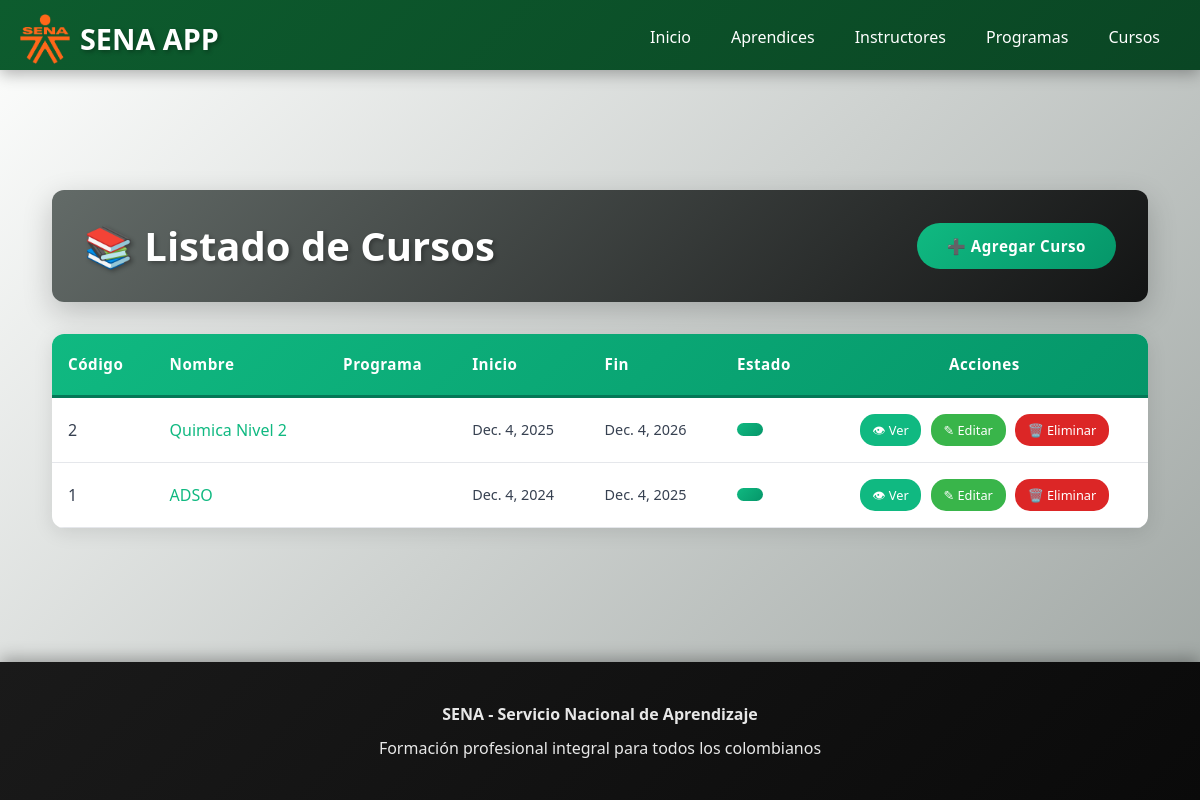
Screenshot of /cursos/ with the database file from the repository.
### cursos/models.py (models this page shows, shortened)
class Curso(models.Model):
    ESTADO_CHOICES = [
        ('PRO', 'Programado'),
        ('INI', 'Iniciado'),
        ('EJE', 'En Ejecución'),
        ('FIN', 'Finalizado'),
        ('CAN', 'Cancelado'),
        ('SUS', 'Suspendido'),
    ]
    codigo = models.CharField(max_length=30,unique=True,verbose_name="Código del Curso")
    nombre = models.CharField(max_length=200, verbose_name="Nombre del Curso")
    programa = models.ForeignKey('programas.Programa', on_delete=models.CASCADE, verbose_name="Programa de Formación")
    instructor_coordinador = models.ForeignKey('instructores.Instructor', on_delete=models.CASCADE, related_name='cursos_coordinados', verbose_name="Instructor Coordinador")
    instructores = models.ManyToManyField('instructores.Instructor', through='InstructorCurso', related_name='cursos_impartidos', verbose_name="Instructores")
    aprendices = models.ManyToManyField('aprendices.Aprendiz', through='AprendizCurso', related_name='cursos', verbose_name="Aprendices")
    fecha_inicio = models.DateField(verbose_name="Fecha de Inicio")
    fecha_fin = models.DateField(verbose_name="Fecha de Finalización")
    horario = models.CharField(max_length=100, verbose_name="Horario")
    aula = models.CharField(max_length=50, verbose_name="Aula/Ambiente")
    cupos_maximos = models.PositiveIntegerField(verbose_name="Cupos Máximos")
    estado = models.CharField(max_length=3, choices=ESTADO_CHOICES, default='PRO', verbose_name="Estado del Curso")
    observaciones = models.TextField(blank=True, null=True, verbose_name="Observaciones")
    fecha_registro = models.DateTimeField(auto_now_add=True, verbose_name="Fecha de Registro")
    class Meta:
        verbose_name = "Curso"
        verbose_name_plural = "Cursos"
        ordering = ['-fecha_inicio']

### cursos/views.py (the view)
# urls.py: path('cursos/', include('cursos.urls')),
def cursos(request):
    data = Curso.objects.all().values()
    context = {
        'cursos': data,
    }
    return render(request, 'lista_cursos.html', context)

### cursos/templates/lista_cursos.html (shortened to what this page needs)
{% extends "master.html" %}
{% block page_content %}
<div style="padding: 2rem; max-width: 1400px; margin: 0 auto;">
    <div style="background: linear-gradient(135deg, #636b68ff 0%, #131414ff 100%); padding: 2rem; border-radius: 12px; margin-bottom: 2rem; box-shadow: 0 10px 30px rgba(0,0,0,0.2); display: flex; justify-content: space-between; align-items: center;">
        <h1 style="color: white; margin: 0; font-size: 2.5rem; font-weight: 700; text-shadow: 2px 2px 4px rgba(0,0,0,0.3);">
            📚 Listado de Cursos
        </h1>
        <a href="{% url 'cursos:crear_curso' %}" style="padding: 12px 30px; background: linear-gradient(135deg, #10b981 0%, #059669 100%); color: white; text-decoration: none; border-radius: 25px; font-weight: 600; transition: all 0.3s ease; font-size: 0.95rem; letter-spacing: 0.5px;"
           onmouseover="this.style.transform='scale(1.05)'; this.style.boxShadow='0 10px 25px rgba(16, 185, 129, 0.3)'"
           onmouseout="this.style.transform='scale(1)'; this.style.boxShadow='none'">
            ➕ Agregar Curso
        </a>
    </div>
    <div style="background: white; border-radius: 12px; overflow: hidden; box-shadow: 0 4px 20px rgba(0,0,0,0.1);">
        <div style="overflow-x: auto;">
            <table style="width: 100%; border-collapse: collapse; font-family: 'Segoe UI', Tahoma, Geneva, Verdana, sans-serif;">
                <thead>
                    <tr style="background: linear-gradient(135deg, #10b981 0%, #059669 100%);">
                        <th style="padding: 1.2rem 1rem; text-align: left; color: white; font-weight: 600; font-size: 0.95rem; letter-spacing: 0.5px; border-bottom: 3px solid #047857;">Código</th>
                        <th style="padding: 1.2rem 1rem; text-align: left; color: white; font-weight: 600; font-size: 0.95rem; letter-spacing: 0.5px; border-bottom: 3px solid #047857;">Nombre</th>
                        <th style="padding: 1.2rem 1rem; text-align: left; color: white; font-weight: 600; font-size: 0.95rem; letter-spacing: 0.5px; border-bottom: 3px solid #047857;">Programa</th>
                        <th style="padding: 1.2rem 1rem; text-align: left; color: white; font-weight: 600; font-size: 0.95rem; letter-spacing: 0.5px; border-bottom: 3px solid #047857;">Inicio</th>
                        <th style="padding: 1.2rem 1rem; text-align: left; color: white; font-weight: 600; font-size: 0.95rem; letter-spacing: 0.5px; border-bottom: 3px solid #047857;">Fin</th>
                        <th style="padding: 1.2rem 1rem; text-align: left; color: white; font-weight: 600; font-size: 0.95rem; letter-spacing: 0.5px; border-bottom: 3px solid #047857;">Estado</th>
                        <th style="padding: 1.2rem 1rem; text-align: center; color: white; font-weight: 600; font-size: 0.95rem; letter-spacing: 0.5px; border-bottom: 3px solid #047857;">Acciones</th>
                    </tr>
                </thead>
                <tbody>
                    {% for curso in cursos %}
                    <tr style="transition: all 0.3s ease; border-bottom: 1px solid #e5e7eb;"
                        onmouseover="this.style.backgroundColor='#f3f4f6'; this.style.transform='scale(1.01)'"
                        onmouseout="this.style.backgroundColor='white'; this.style.transform='scale(1)'">
                        <td style="padding: 1rem; color: #374151; font-weight: 500;">{{ curso.codigo }}</td>
                        <td style="padding: 1rem;">
                            <a href="{% url 'cursos:detalle_curso' curso.id %}" style="color: #10b981; text-decoration: none; font-weight: 500; transition: all 0.3s ease;"
                               onmouseover="this.style.color='#059669'; this.style.textDecoration='underline'"
                               onmouseout="this.style.color='#10b981'; this.style.textDecoration='none'">
                                {{ curso.nombre }}
                            </a>
                        </td>
                        <td style="padding: 1rem; color: #374151;">{{ curso.programa }}</td>
                        <td style="padding: 1rem; color: #374151; font-size: 0.9rem;">{{ curso.fecha_inicio }}</td>
                        <td style="padding: 1rem; color: #374151; font-size: 0.9rem;">{{ curso.fecha_fin }}</td>
                        <td style="padding: 1rem;">
                            <span style="background: linear-gradient(135deg, #10b981 0%, #059669 100%); color: white; padding: 0.4rem 0.8rem; border-radius: 20px; font-size: 0.85rem; font-weight: 500; display: inline-block;">
                            </span>
                        </td>
                        <td style="padding: 1rem; text-align: center;">
                            <a href="{% url 'cursos:detalle_curso' curso.id %}" style="padding: 0.4rem 0.8rem; background: #10b981; color: white; text-decoration: none; border-radius: 15px; font-size: 0.8rem; font-weight: 500; display: inline-block; margin-right: 5px; transition: all 0.3s ease;"
                               onmouseover="this.style.backgroundColor='#059669'; this.style.transform='scale(1.1)'"
                               onmouseout="this.style.backgroundColor='#10b981'; this.style.transform='scale(1)'">
                                👁 Ver
                            </a>
                            <a href="{% url 'cursos:editar_curso' curso.id %}" style="padding: 0.4rem 0.8rem; background: #39b54a; color: white; text-decoration: none; border-radius: 15px; font-size: 0.8rem; font-weight: 500; display: inline-block; margin-right: 5px; transition: all 0.3s ease;"
                               onmouseover="this.style.backgroundColor='#2d8659'; this.style.transform='scale(1.1)'"
                               onmouseout="this.style.backgroundColor='#39b54a'; this.style.transform='scale(1)'">
                                ✎ Editar
                            </a>
                            <a href="{% url 'cursos:eliminar_curso' curso.id %}" style="padding: 0.4rem 0.8rem; background: #dc2626; color: white; text-decoration: none; border-radius: 15px; font-size: 0.8rem; font-weight: 500; display: inline-block; transition: all 0.3s ease;"
                               onmouseover="this.style.backgroundColor='#991b1b'; this.style.transform='scale(1.1)'"
                               onmouseout="this.style.backgroundColor='#dc2626'; this.style.transform='scale(1)'">
                                🗑️ Eliminar
                            </a>
                        </td>
                    </tr>
                    {% endfor %}
                </tbody>
            </table>
        </div>
    </div>
{% endblock %}

### aprendices/static/css/main.css (style rules this page uses)
* { margin: 0; padding: 0; box-sizing: border-box; }
body { font-family: 'Segoe UI', Tahoma, Geneva, Verdana, sans-serif; background: linear-gradient(135deg, #fefffe 0%, #9ca3a0 100%); min-height: 100vh; display: flex; flex-direction: column; }

### rows the page displays
Curso: codigo "2", nombre "Quimica Nivel 2", fecha_inicio "Dec. 4, 2025", fecha_fin "Dec. 4, 2026"
Curso: codigo "1", nombre "ADSO", fecha_inicio "Dec. 4, 2024", fecha_fin "Dec. 4, 2025"
